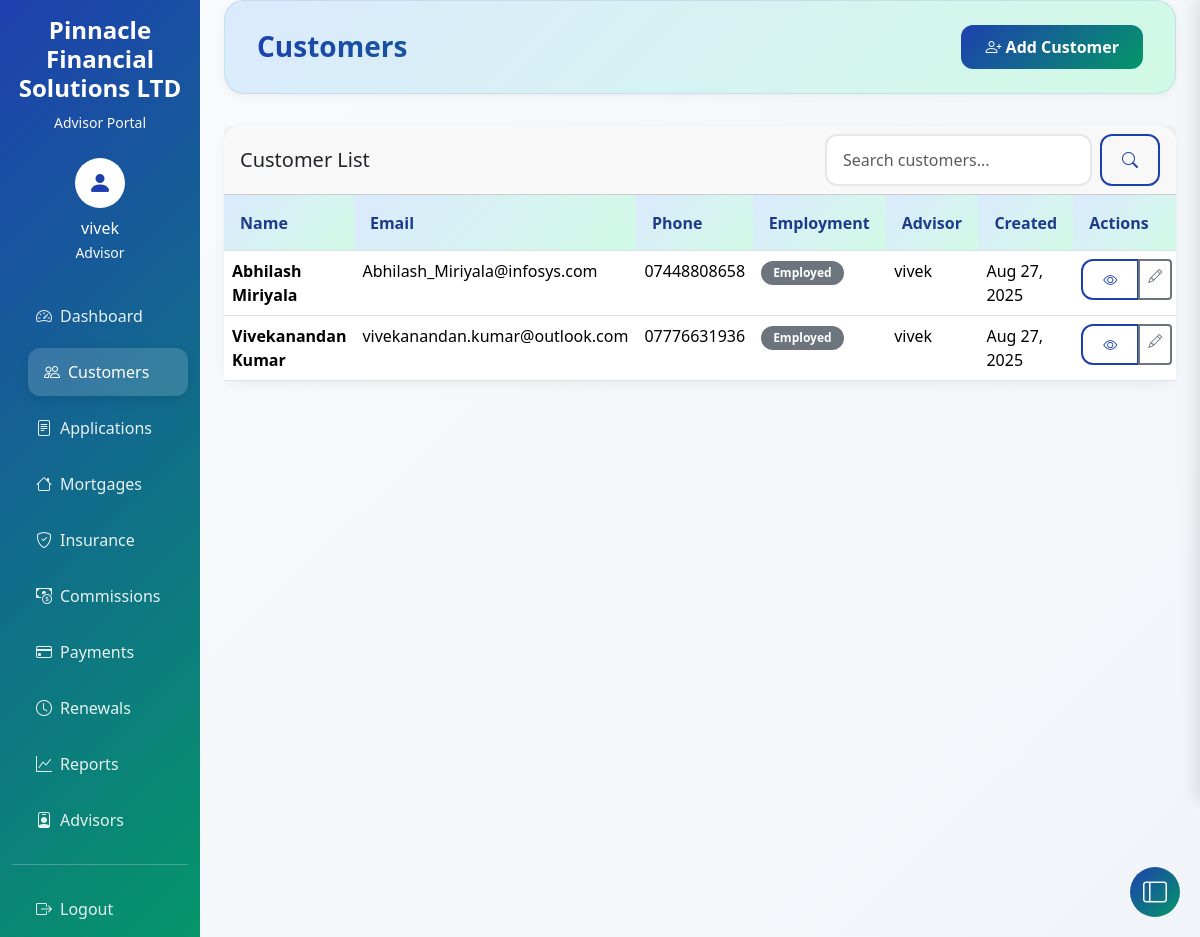
The page /customers/ (signed in) on the database its author committed.
### crm/models.py (models this page shows, shortened)
class Advisor(AbstractUser):
    date_of_birth = models.DateField(null=True, blank=True)
    phone = models.CharField(max_length=20, blank=True)
    license_number = models.CharField(max_length=50, unique=True, null=True, blank=True)
    specialization = models.CharField(
        max_length=100,
        blank=True,
        help_text='e.g., Mortgages, Life Insurance, Property Insurance'
    )
    hire_date = models.DateField(default=timezone.now)
    active = models.BooleanField(default=True)
    created_at = models.DateTimeField(auto_now_add=True)
    updated_at = models.DateTimeField(auto_now=True)
    is_manager = models.BooleanField(default=False)
    notes = models.TextField(blank=True, null=True)
    email = models.EmailField(unique=True, blank=False)
    first_name = models.CharField(max_length=50, blank=False)
    last_name = models.CharField(max_length=50, blank=False)
    def __str__(self):
        return f"{self.first_name} {self.last_name}"
    class Meta:
        indexes = [
            models.Index(fields=['email'], name='idx_advisor_email'),
            models.Index(fields=['license_number'], name='idx_advisor_license'),
            models.Index(fields=['active'], name='idx_advisor_active'),
        ]
        db_table = 'advisor'

class Customer(models.Model):
    EMPLOYMENT_CHOICES = [
        ('Employed', 'Employed'),
        ('Self-Employed', 'Self-Employed'),
        ('Unemployed', 'Unemployed'),
        ('Retired', 'Retired'),
        ('Student', 'Student'),
    ]
    MARITAL_CHOICES = [
        ('Single', 'Single'),
        ('Married', 'Married'),
        ('Divorced', 'Divorced'),
        ('Widowed', 'Widowed'),
    ]
    customer_id = models.AutoField(primary_key=True)
    first_name = models.CharField(max_length=50)
    last_name = models.CharField(max_length=50)
    email = models.EmailField()
    alternate_email = models.EmailField(blank=True)
    phone = models.CharField(max_length=20, blank=True)
    mobile = models.CharField(max_length=20, blank=True)
    address = models.TextField(blank=True)
    city = models.CharField(max_length=50, blank=True)
    state = models.CharField(max_length=50, blank=True)
    postal_code = models.CharField(max_length=10, blank=True)
    country = models.CharField(max_length=50, blank=True)
    date_of_birth = models.DateField(null=True, blank=True)
    employment_status = models.CharField(max_length=20, choices=EMPLOYMENT_CHOICES, default='Employed')
    employer = models.CharField(max_length=100, blank=True)
    job_title = models.CharField(max_length=100, blank=True)
    annual_income = models.DecimalField(max_digits=12, decimal_places=2, null=True, blank=True)
    marital_status = models.CharField(max_length=20, choices=MARITAL_CHOICES, blank=True)
    dependents = models.IntegerField(default=0)
    advisor = models.ForeignKey(settings.AUTH_USER_MODEL, on_delete=models.CASCADE)
    lead_source = models.CharField(max_length=50, blank=True, help_text="e.g., Referral, Website, Advertisement")
    notes = models.TextField(blank=True)
    created_at = models.DateTimeField(auto_now_add=True)
    updated_at = models.DateTimeField(auto_now=True)
    class Meta:
        db_table = 'customer'
        indexes = [
            models.Index(fields=['email']),
            models.Index(fields=['advisor']),
            models.Index(fields=['last_name', 'first_name']),
        ]

### crm/views.py (the view, shortened to what this page needs)
# urls.py: path('customers/', views.CustomerListView.as_view(), name='customer_list'),
class CustomerListView(LoginRequiredMixin, ListView):
    model = Customer
    template_name = 'crm/customer_list.html'
    context_object_name = 'customers'
    paginate_by = 20
    def get_queryset(self):
        print(f"DEBUG - Current user: {self.request.user} (ID: {self.request.user.id})")
        queryset = Customer.objects.all().order_by('-created_at')
        print(f"DEBUG - Found {queryset.count()} customers total")
        search_query = self.request.GET.get('search')
        return queryset
    def get_context_data(self, **kwargs):
        context = super().get_context_data(**kwargs)
        context['debug_user'] = self.request.user
        context['debug_customer_count'] = Customer.objects.all().count()  # Show total count
        context['all_customers_count'] = Customer.objects.all().count()
        return context

### templates/crm/customer_list.html (shortened to what this page needs)
{% extends 'crm/base.html' %}
{% block page_title %}Customers{% endblock %}
{% block page_actions %}
<a href="{% url 'customer_create' %}" class="btn btn-primary">
    <i class="bi bi-person-plus"></i> Add Customer
</a>
{% endblock %}
{% block content %}
<div class="card">
    <div class="card-header">
        <div class="row align-items-center">
            <div class="col">
                <h5 class="mb-0">Customer List</h5>
            </div>
            <div class="col-auto">
                <form method="get" class="d-flex">
                    <input type="text" name="search" class="form-control me-2" placeholder="Search customers..."
                           value="{{ request.GET.search }}">
                    <button type="submit" class="btn btn-outline-primary">
                        <i class="bi bi-search"></i>
                    </button>
                </form>
            </div>
        </div>
    </div>
    <div class="card-body p-0">
        {% if customers %}
            <div class="table-container" style="max-height: 65vh; overflow: auto;">
                <table class="table table-hover mb-0 sticky-header">
                    <thead class="table-light">
                        <tr>
                            <th>Name</th>
                            <th>Email</th>
                            <th>Phone</th>
                            <th>Employment</th>
                            <th>Advisor</th>
                            <th>Created</th>
                            <th class="action-column">Actions</th>
                        </tr>
                    </thead>
                    <tbody>
                        {% for customer in customers %}
                            <tr>
                                <td>
                                    <strong>{{ customer.first_name }} {{ customer.last_name }}</strong>
                                </td>
                                <td>{{ customer.email|default:"-" }}</td>
                                <td>{{ customer.phone|default:"-" }}</td>
                                <td>
                                    <span class="badge bg-secondary">{{ customer.employment_status|default:"Not specified" }}</span>
                                </td>
                                <td>
                                    {% if customer.advisor %}
                                        {{ customer.advisor.get_full_name|default:customer.advisor.username }}
                                    {% else %}
                                        <span class="text-muted">Unassigned</span>
                                    {% endif %}
                                </td>
                                <td>{{ customer.created_at|date:"M d, Y" }}</td>
                                <td class="action-column">
                                    <div class="btn-group btn-group-sm" role="group">
                                        <a href="{% url 'customer_detail' customer.pk %}" class="btn btn-outline-primary" title="View">
                                            <i class="bi bi-eye"></i>
                                        </a>
                                        <a href="{% url 'customer_update' customer.pk %}" class="btn btn-outline-secondary" title="Edit">
                                            <i class="bi bi-pencil"></i>
                                        </a>
                                    </div>
                                </td>
                            </tr>
                        {% endfor %}
                    </tbody>
                </table>
            </div>
        {% else %}
            <div class="text-center p-5">
                <i class="bi bi-people display-1 text-muted"></i>
                <p class="text-muted mt-3">No customers found.</p>
                <a href="{% url 'customer_create' %}" class="btn btn-primary">Add Your First Customer</a>
            </div>
        {% endif %}
    </div>
</div>
{% endblock %}

### templates/crm/base.html (shortened to what this page needs)
<!DOCTYPE html>
<html lang="en">
<head>
    <link href="https://cdn.jsdelivr.net/npm/bootstrap@5.3.2/dist/css/bootstrap.min.css" rel="stylesheet">
    <link rel="stylesheet" href="https://cdn.jsdelivr.net/npm/bootstrap-icons@1.11.2/font/bootstrap-icons.min.css">
</head>
<body>
    <div class="container-fluid">
        <div class="row">
            {% if user.is_authenticated %}
            <nav class="col-md-3 col-lg-2 d-md-block sidebar collapse">
                <div class="position-sticky pt-3">
                    <div class="text-center mb-4">
                        <h4 class="text-white fw-bold">Pinnacle Financial Solutions LTD</h4>
                        <small class="text-light">Advisor Portal</small>
                    </div>
                    {% if user.is_authenticated %}
                    <div class="text-center mb-4">
                        <div class="bg-white rounded-circle d-inline-flex align-items-center justify-content-center"
                            style="width: 50px; height: 50px;">
                            <i class="bi bi-person-fill text-primary fs-4"></i>
                        </div>
                        <p class="text-white mt-2 mb-0">
                            {% if user.first_name or user.last_name %}
                            {{ user.first_name|title }} {{ user.last_name|title }}
                            {% else %}
                            {{ user.username }}
                            {% endif %}
                        </p>
                        <small class="text-light">{{ user.specialization|default:"Advisor" }}</small>
                    </div>
                    {% endif %}
                    <ul class="nav flex-column">
                        <li class="nav-item">
                            <a class="nav-link {% if request.resolver_match.url_name == 'dashboard' %}active{% endif %}"
                                href="{% url 'dashboard' %}">
                                <i class="bi bi-speedometer2 me-2"></i>Dashboard
                            </a>
                        </li>
                        <li class="nav-item">
                            <a class="nav-link {% if 'customer' in request.resolver_match.url_name %}active{% endif %}"
                                href="{% url 'customer_list' %}">
                                <i class="bi bi-people me-2"></i>Customers
                            </a>
                        </li>
                        <li class="nav-item">
                            <a class="nav-link {% if 'application' in request.resolver_match.url_name %}active{% endif %}"
                                href="{% url 'application_list' %}">
                                <i class="bi bi-file-text me-2"></i>Applications
                            </a>
                        </li>
                        <li class="nav-item">
                            <a class="nav-link {% if 'mortgage' in request.resolver_match.url_name %}active{% endif %}"
                                href="{% url 'mortgage_list' %}">
                                <i class="bi bi-house me-2"></i>Mortgages
                            </a>
                        </li>
                        <li class="nav-item">
                            <a class="nav-link {% if 'insurance' in request.resolver_match.url_name %}active{% endif %}"
                                href="{% url 'insurance_list' %}">
                                <i class="bi bi-shield-check me-2"></i>Insurance
                            </a>
                        </li>
                        <li class="nav-item">
                            <a class="nav-link commission-panel-toggle {% if 'commission' in request.resolver_match.url_name %}active{% endif %}"
                               data-panel="commission">
                                <i class="bi bi-cash-coin me-2"></i>Commissions
                            </a>
                        </li>
                        {% if user.is_manager %}
                        <li class="nav-item">
                            <a class="nav-link payment-panel-toggle {% if 'payment' in request.resolver_match.url_name %}active{% endif %}"
                               data-panel="payment">
                                <i class="bi bi-credit-card me-2"></i>Payments
                            </a>
                        </li>
                        {% endif %}
                        <li class="nav-item">
                            <a class="nav-link {% if request.resolver_match.url_name == 'renewal_alerts' %}active{% endif %}"
                                href="{% url 'renewal_alerts' %}">
                                <i class="bi bi-clock me-2"></i>Renewals
                            </a>
                        </li>
                        <li class="nav-item">
                            <a class="nav-link {% if request.resolver_match.url_name == 'reports' %}active{% endif %}"
                                href="{% url 'reports' %}">
                                <i class="bi bi-graph-up me-2"></i>Reports
                            </a>
                        </li>
                        {% if user.is_manager %}
                        <li class="nav-item">
                            <a class="nav-link {% if 'advisor' in request.resolver_match.url_name %}active{% endif %}"
                                href="{% url 'advisor_list' %}">
                                <i class="bi bi-person-badge me-2"></i>Advisors
                            </a>
                        </li>
                        {% endif %}
                        <hr class="text-light">
                        <li class="nav-item">
                            <form method="post" action="{% url 'logout' %}" class="d-inline">
                                <button type="submit" class="nav-link border-0 bg-transparent text-start w-100">
                                    <i class="bi bi-box-arrow-right me-2"></i>Logout
                                </button>
                            </form>
                        </li>
                    </ul>
                </div>
            </nav>
            {% endif %}
            <main
                class="{% if user.is_authenticated %}col-md-9 ms-sm-auto col-lg-10 px-md-4 main-content{% else %}col-12 public-content{% endif %}">
                {% if user.is_authenticated %}
                <div class="page-header-section">
                    <div class="page-header-content">
                        <h1 class="page-title-main">{% block page_title %}Dashboard{% endblock %}</h1>
                        <div class="page-actions">
                            {% block page_actions %}
                                {% load custom_filters %}
                            {% endblock %}
                        </div>
                    </div>
                </div>
                {% endif %}
                {% block content %}{% endblock %}
            </main>
        </div>
    </div>
    <button class="btn btn-primary toggle-panel-btn" id="togglePanelBtn">
        <i class="bi bi-layout-sidebar"></i>
    </button>
</body>
</html>

### rows shown on the page
Advisor: username "vivek", specialization "Advisor"
Customer: first_name "Abhilash", last_name "Miriyala", email "Abhilash_Miriyala@infosys.com", phone "07448808658", employment_status "Employed", advisor.get_full_name "vivek", created_at "Aug 27, 2025"
Customer: first_name "Vivekanandan", last_name "Kumar", email "vivekanandan.kumar@outlook.com", phone "07776631936", employment_status "Employed", advisor.get_full_name "vivek", created_at "Aug 27, 2025"
